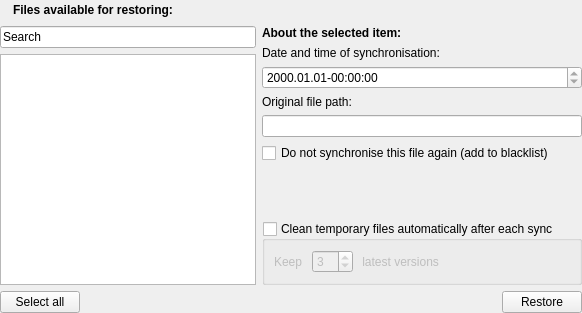
      <widget class="QWidget" name="page_2" >
       <layout class="QGridLayout" >
        <property name="margin" >
         <number>0</number>
        </property>
        <item row="0" column="0" colspan="2" >
         <layout class="QGridLayout" >
          <item row="0" column="1" >
           <widget class="QLabel" name="label" >
            <property name="text" >
             <string>&lt;b>Files available for restoring:&lt;/b></string>
            </property>
           </widget>
          </item>
          <item row="0" column="0" >
           <widget class="QLabel" name="label_5" >
            <property name="pixmap" >
             <pixmap resource="resources.qrc" >:/new/prefix1/images/Restore16.png</pixmap>
            </property>
           </widget>
          </item>
          <item row="0" column="2" >
           <spacer>
            <property name="orientation" >
             <enum>Qt::Horizontal</enum>
            </property>
            <property name="sizeHint" stdset="0" >
             <size>
              <width>40</width>
              <height>20</height>
             </size>
            </property>
           </spacer>
          </item>
         </layout>
        </item>
        <item row="1" column="0" >
         <layout class="QGridLayout" >
          <item row="1" column="0" >
           <widget class="ExtendedListWidget" name="restore_list" >
            <property name="statusTip" >
             <string>List of files available for restoring</string>
            </property>
           </widget>
          </item>
          <item row="2" column="0" >
           <layout class="QGridLayout" >
            <item row="0" column="0" >
             <widget class="QPushButton" name="selTmpAllBtn" >
              <property name="statusTip" >
               <string>Select all temporary files</string>
              </property>
              <property name="text" >
               <string>Select all</string>
              </property>
             </widget>
            </item>
            <item row="0" column="1" >
             <spacer>
              <property name="orientation" >
               <enum>Qt::Horizontal</enum>
              </property>
              <property name="sizeHint" stdset="0" >
               <size>
                <width>40</width>
                <height>20</height>
               </size>
              </property>
             </spacer>
            </item>
           </layout>
          </item>
          <item row="0" column="0" >
           <widget class="ExtendedLineEdit" name="restore_search" >
            <property name="text" >
             <string>Search</string>
            </property>
           </widget>
          </item>
         </layout>
        </item>
        <item row="1" column="1" >
         <layout class="QGridLayout" >
          <item row="5" column="0" >
           <widget class="QLineEdit" name="path_of_syncfile" >
            <property name="acceptDrops" >
             <bool>false</bool>
            </property>
            <property name="statusTip" >
             <string>Original file path</string>
            </property>
            <property name="readOnly" >
             <bool>true</bool>
            </property>
           </widget>
          </item>
          <item row="6" column="0" >
           <widget class="QCheckBox" name="to_black_list" >
            <property name="statusTip" >
             <string>Add file to blacklist</string>
            </property>
            <property name="text" >
             <string>Do not synchronise this file again (add to blacklist)</string>
            </property>
           </widget>
          </item>
          <item row="2" column="0" >
           <widget class="QLabel" name="label_3" >
            <property name="text" >
             <string>Date and time of synchronisation:</string>
            </property>
           </widget>
          </item>
          <item row="4" column="0" >
           <widget class="QLabel" name="label_4" >
            <property name="text" >
             <string>Original file path:</string>
            </property>
           </widget>
          </item>
          <item row="1" column="0" >
           <widget class="QLabel" name="label_2" >
            <property name="text" >
             <string>&lt;b>About the selected item:&lt;/b></string>
            </property>
           </widget>
          </item>
          <item row="3" column="0" >
           <widget class="QDateTimeEdit" name="date_of_sync" >
            <property name="statusTip" >
             <string>Date and time of synchronisation</string>
            </property>
            <property name="readOnly" >
             <bool>true</bool>
            </property>
            <property name="displayFormat" >
             <string>yyyy.MM.dd-hh:mm:ss</string>
            </property>
           </widget>
          </item>
          <item row="7" column="0" >
           <spacer>
            <property name="orientation" >
             <enum>Qt::Vertical</enum>
            </property>
            <property name="sizeHint" stdset="0" >
             <size>
              <width>20</width>
              <height>40</height>
             </size>
            </property>
           </spacer>
          </item>
          <item row="11" column="0" >
           <layout class="QGridLayout" >
            <item row="0" column="1" >
             <widget class="QPushButton" name="restore_files" >
              <property name="statusTip" >
               <string>Restore selected files</string>
              </property>
              <property name="text" >
               <string>Restore</string>
              </property>
              <property name="icon" >
               <iconset resource="resources.qrc" >
                <normaloff>:/new/prefix1/images/Restore.png</normaloff>:/new/prefix1/images/Restore.png</iconset>
              </property>
             </widget>
            </item>
            <item row="0" column="0" >
             <spacer>
              <property name="orientation" >
               <enum>Qt::Horizontal</enum>
              </property>
              <property name="sizeHint" stdset="0" >
               <size>
                <width>40</width>
                <height>20</height>
               </size>
              </property>
             </spacer>
            </item>
           </layout>
          </item>
          <item row="8" column="0" >
           <widget class="MTAdvancedGroupBox" native="1" name="restore_select_gb" />
          </item>
          <item row="9" column="0" >
           <widget class="MTAdvancedGroupBox" native="1" name="restore_clean_gb" />
          </item>
          <item row="10" column="0" >
           <widget class="QGroupBox" name="restore_clean_auto_gb" >
            <property name="title" >
             <string>Clean temporary files automatically after each sync</string>
            </property>
            <property name="checkable" >
             <bool>true</bool>
            </property>
            <property name="checked" >
             <bool>false</bool>
            </property>
            <layout class="QGridLayout" name="gridLayout" >
             <item row="0" column="0" >
              <widget class="QLabel" name="keep_auto" >
               <property name="text" >
                <string>Keep </string>
               </property>
              </widget>
             </item>
             <item row="0" column="1" >
              <widget class="QSpinBox" name="restore_clean_auto_files" >
               <property name="minimum" >
                <number>1</number>
               </property>
               <property name="value" >
                <number>3</number>
               </property>
              </widget>
             </item>
             <item row="0" column="2" >
              <widget class="QLabel" name="files_auto" >
               <property name="text" >
                <string> latest versions</string>
               </property>
              </widget>
             </item>
             <item row="0" column="3" >
              <spacer name="horizontalSpacer" >
               <property name="orientation" >
                <enum>Qt::Horizontal</enum>
               </property>
               <property name="sizeHint" stdset="0" >
                <size>
                 <width>40</width>
                 <height>20</height>
                </size>
               </property>
              </spacer>
             </item>
            </layout>
           </widget>
          </item>
         </layout>
        </item>
       </layout>
      </widget>
